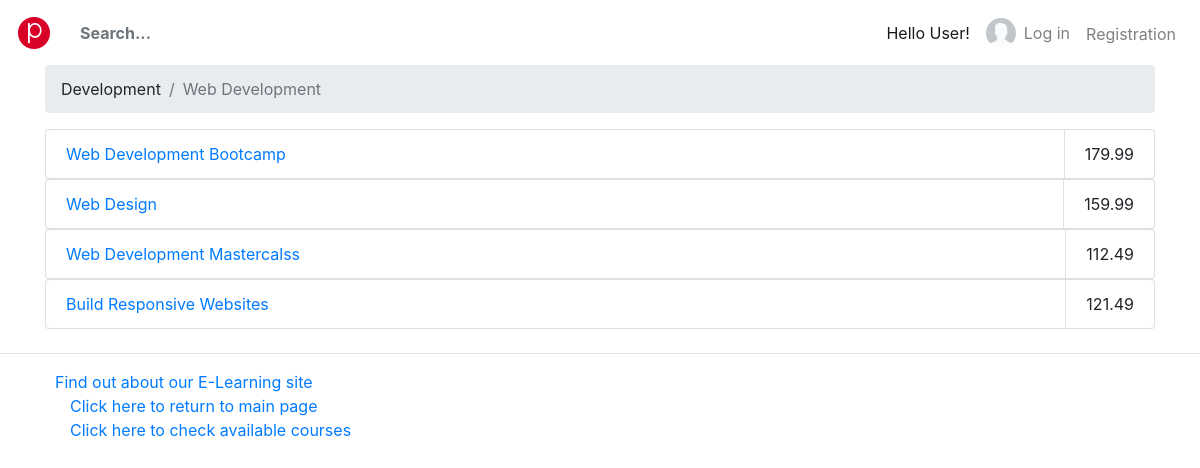
/myapp/1, run on the app's committed database.
### myapp/models.py (models this page shows, shortened)
class Topic(models.Model):
    name = models.CharField(max_length=200)
    category = models.CharField(max_length=200)

class Course(models.Model):
    topic = models.ForeignKey(Topic, related_name='courses', on_delete=models.CASCADE)
    name = models.CharField(max_length=200)
    price = models.DecimalField(max_digits=10, decimal_places=2, validators=[validate_price])
    for_everyone = models.BooleanField(default=True)
    description = models.TextField(max_length=300, null=True, blank=True)
    interested = models.PositiveIntegerField(default=0)
    stages = models.PositiveIntegerField(default=3)

### myapp/views.py (the view)
# urls.py: path(r'<int:topic_no>', views.detail, name='detail'),
def detail(request, topic_no):
    topic = get_object_or_404(Topic, id=topic_no)
    cour_list = Course.objects.filter(topic=topic_no)
    return render(request, r'myapp/detail.html', {'top_detail': topic, 'cou_list': cour_list})

### myapp/templates/myapp/detail.html (shortened to what this page needs)
{% extends 'myapp/base.html' %}
{% block body_block %}
    <nav aria-label="breadcrumb">
        <ol class="breadcrumb">
            <li class="breadcrumb-item">{{ top_detail.category }}</li>
            <li class="breadcrumb-item active">{{ top_detail.name }}</li>
        </ol>
    </nav>
    {% for course in cou_list %}
        <ul class="list-group list-group-horizontal">
            <li class="list-group-item flex-fill"><a href="{% url 'myapp:course_detail' course.id %}">{{ course.name }}</a></li>
            <li class="list-group-item">{{ course.price }}</li>
        </ul>
    {% endfor %}
{% endblock %}

### data on the page
Topic: category "Development", name "Web Development"
Course: name "Web Development Bootcamp", price "179.99"
Course: name "Web Design", price "159.99"
Course: name "Web Development Mastercalss", price "112.49"
Course: name "Build Responsive Websites", price "121.49"
